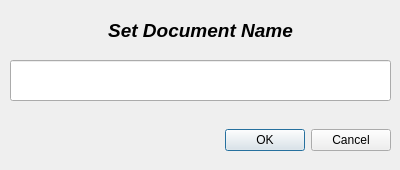
<?xml version="1.0" encoding="UTF-8"?>
<ui version="4.0">
 <class>NameDialog</class>
 <widget class="QDialog" name="NameDialog">
  <property name="geometry">
   <rect>
    <x>0</x>
    <y>0</y>
    <width>400</width>
    <height>170</height>
   </rect>
  </property>
  <property name="minimumSize">
   <size>
    <width>400</width>
    <height>170</height>
   </size>
  </property>
  <property name="maximumSize">
   <size>
    <width>400</width>
    <height>170</height>
   </size>
  </property>
  <property name="windowTitle">
   <string>Dialog</string>
  </property>
  <widget class="QDialogButtonBox" name="buttonBox">
   <property name="geometry">
    <rect>
     <x>10</x>
     <y>120</y>
     <width>381</width>
     <height>41</height>
    </rect>
   </property>
   <property name="orientation">
    <enum>Qt::Horizontal</enum>
   </property>
   <property name="standardButtons">
    <set>QDialogButtonBox::Cancel|QDialogButtonBox::Ok</set>
   </property>
  </widget>
  <widget class="QLineEdit" name="lineEdit">
   <property name="geometry">
    <rect>
     <x>10</x>
     <y>60</y>
     <width>381</width>
     <height>41</height>
    </rect>
   </property>
  </widget>
  <widget class="QLabel" name="aboutLabel">
   <property name="geometry">
    <rect>
     <x>10</x>
     <y>10</y>
     <width>381</width>
     <height>41</height>
    </rect>
   </property>
   <property name="font">
    <font>
     <pointsize>14</pointsize>
     <weight>75</weight>
     <italic>true</italic>
     <bold>true</bold>
    </font>
   </property>
   <property name="focusPolicy">
    <enum>Qt::StrongFocus</enum>
   </property>
   <property name="text">
    <string>Set Document Name</string>
   </property>
   <property name="alignment">
    <set>Qt::AlignCenter</set>
   </property>
  </widget>
 </widget>
 <resources/>
 <connections>
  <connection>
   <sender>buttonBox</sender>
   <signal>accepted()</signal>
   <receiver>NameDialog</receiver>
   <slot>accept()</slot>
   <hints>
    <hint type="sourcelabel">
     <x>248</x>
     <y>254</y>
    </hint>
    <hint type="destinationlabel">
     <x>157</x>
     <y>274</y>
    </hint>
   </hints>
  </connection>
  <connection>
   <sender>buttonBox</sender>
   <signal>rejected()</signal>
   <receiver>NameDialog</receiver>
   <slot>reject()</slot>
   <hints>
    <hint type="sourcelabel">
     <x>316</x>
     <y>260</y>
    </hint>
    <hint type="destinationlabel">
     <x>286</x>
     <y>274</y>
    </hint>
   </hints>
  </connection>
  <connection>
   <sender>lineEdit</sender>
   <signal>textChanged(QString)</signal>
   <receiver>NameDialog</receiver>
   <slot>update()</slot>
   <hints>
    <hint type="sourcelabel">
     <x>200</x>
     <y>80</y>
    </hint>
    <hint type="destinationlabel">
     <x>199</x>
     <y>84</y>
    </hint>
   </hints>
  </connection>
 </connections>
</ui>
